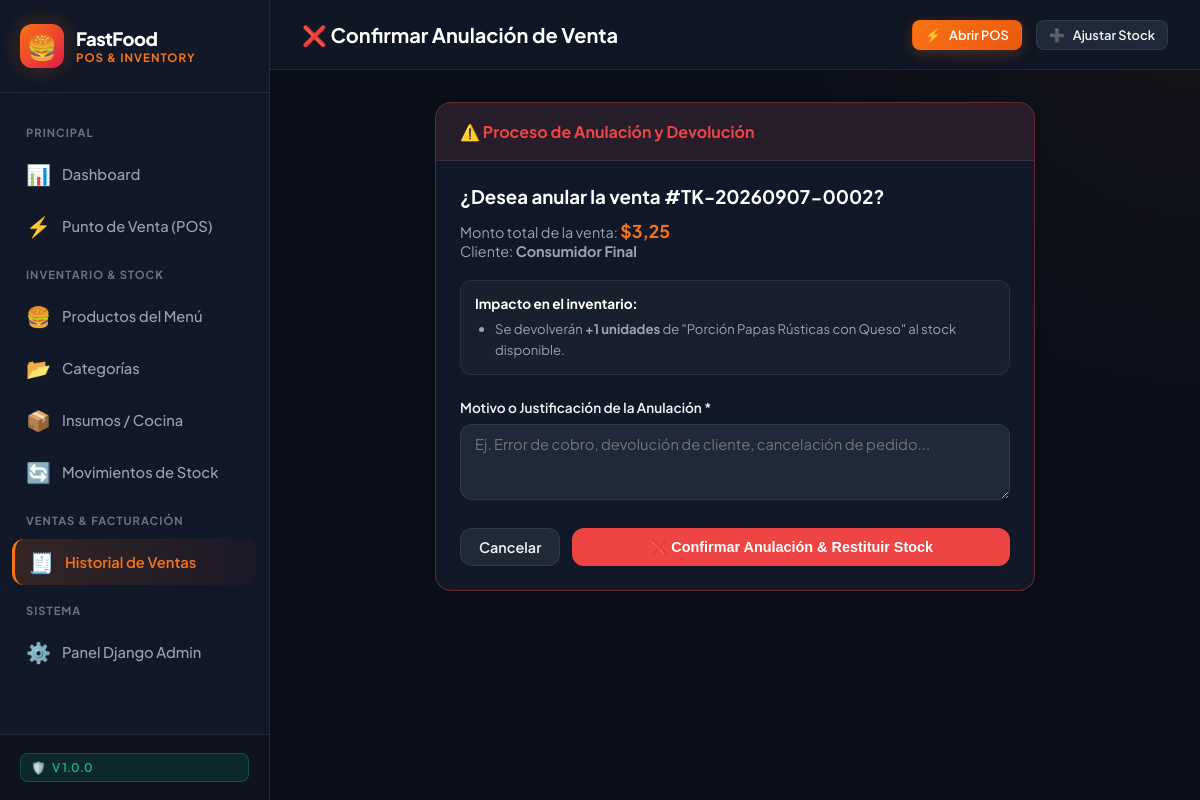
Page /ventas/2/anular/ on the committed database.
### inventory_sales/models.py (models this page shows, shortened)
class Venta(models.Model):
    METODOS_PAGO = [
        ('EFECTIVO', '💵 Efectivo'),
        ('TARJETA', '💳 Tarjeta de Débito/Crédito'),
        ('TRANSFERENCIA', '📱 Transferencia / QR'),
    ]
    ESTADOS_VENTA = [
        ('COMPLETADA', '✅ Completada'),
        ('ANULADA', '❌ Anulada'),
    ]
    numero_ticket = models.CharField(max_length=30, unique=True, verbose_name="N° Ticket / Factura")
    cliente_nombre = models.CharField(max_length=150, default="Consumidor Final", verbose_name="Nombre del Cliente")
    cliente_identificacion = models.CharField(max_length=20, default="9999999999", verbose_name="RUC / Cédula")
    metodo_pago = models.CharField(max_length=20, choices=METODOS_PAGO, default='EFECTIVO', verbose_name="Método de Pago")
    monto_recibido = models.DecimalField(max_digits=10, decimal_places=2, default=0.00, verbose_name="Monto Recibido ($)")
    cambio = models.DecimalField(max_digits=10, decimal_places=2, default=0.00, verbose_name="Cambio ($)")
    subtotal = models.DecimalField(max_digits=10, decimal_places=2, default=0.00, verbose_name="Subtotal ($)")
    iva = models.DecimalField(max_digits=10, decimal_places=2, default=0.00, verbose_name="IVA (15%) ($)")
    total = models.DecimalField(max_digits=10, decimal_places=2, default=0.00, verbose_name="Total ($)")
    estado = models.CharField(max_length=20, choices=ESTADOS_VENTA, default='COMPLETADA', verbose_name="Estado")
    observaciones = models.TextField(blank=True, verbose_name="Observaciones / Nota")
    creado_en = models.DateTimeField(auto_now_add=True, verbose_name="Fecha y Hora")
    class Meta:
        verbose_name = "Venta"
        verbose_name_plural = "Ventas Realizadas"
        ordering = ['-creado_en']

class DetalleVenta(models.Model):
    venta = models.ForeignKey(Venta, on_delete=models.CASCADE, related_name='detalles', verbose_name="Venta")
    producto = models.ForeignKey(Producto, on_delete=models.PROTECT, related_name='ventas_detalle', verbose_name="Producto")
    cantidad = models.PositiveIntegerField(validators=[MinValueValidator(1)], verbose_name="Cantidad")
    precio_unitario = models.DecimalField(max_digits=10, decimal_places=2, verbose_name="Precio Unitario ($)")
    subtotal = models.DecimalField(max_digits=10, decimal_places=2, verbose_name="Subtotal ($)")
    class Meta:
        verbose_name = "Detalle de Venta"
        verbose_name_plural = "Detalles de Venta"

class Producto(models.Model):
    codigo = models.CharField(max_length=50, unique=True, verbose_name="Código de Producto")
    nombre = models.CharField(max_length=150, verbose_name="Nombre del Producto")
    categoria = models.ForeignKey(Categoria, on_delete=models.CASCADE, related_name='productos', verbose_name="Categoría")
    precio = models.DecimalField(
        max_digits=10,
        decimal_places=2,
        validators=[MinValueValidator(Decimal('0.01'))],
        verbose_name="Precio de Venta ($)"
    )
    costo = models.DecimalField(
        max_digits=10,
        decimal_places=2,
        default=0.00,
        validators=[MinValueValidator(Decimal('0.00'))],
        verbose_name="Costo Estimado ($)"
    )
    stock_disponible = models.PositiveIntegerField(
        default=0,
        verbose_name="Stock Disponible (Unidades)"
    )
    stock_minimo = models.PositiveIntegerField(
        default=5,
        verbose_name="Stock Mínimo de Alerta"
    )
    descripcion = models.TextField(blank=True, verbose_name="Descripción de Ingredientes / Combo")
    emoji = models.CharField(max_length=50, default="🍔", verbose_name="Emoji Representativo")
    activo = models.BooleanField(default=True, verbose_name="Disponible para Venta")
    creado_en = models.DateTimeField(auto_now_add=True, verbose_name="Fecha de Creación")
    actualizado_en = models.DateTimeField(auto_now=True, verbose_name="Última Actualización")
    class Meta:
        verbose_name = "Producto del Menú"
        verbose_name_plural = "Productos del Menú"
        ordering = ['categoria', 'nombre']

### inventory_sales/views.py (the view, shortened to what this page needs)
# urls.py: path('ventas/<int:pk>/anular/', views.anular_venta_view, name='sale_cancel'),
def anular_venta_view(request, pk):
    venta = get_object_or_404(Venta, pk=pk)
    if venta.estado == 'ANULADA':
        messages.warning(request, f"La venta #{venta.numero_ticket} ya se encuentra anulada.")
        return redirect('sale_detail', pk=venta.pk)
    return render(request, 'inventory_sales/sale_confirm_cancel.html', {'venta': venta})

### templates/inventory_sales/sale_confirm_cancel.html (shortened to what this page needs)
{% extends 'base.html' %}
{% block page_title %}❌ Confirmar Anulación de Venta{% endblock %}
{% block content %}
<div style="max-width: 600px; margin: 0 auto;">
    <div class="card" style="border-color: rgba(239, 68, 68, 0.4);">
        <div class="card-header" style="background: rgba(239, 68, 68, 0.1);">
            <strong style="color: var(--danger);">⚠️ Proceso de Anulación y Devolución</strong>
        </div>
        <div class="card-body">
            <h3 style="color: #fff; margin-bottom: 12px;">¿Desea anular la venta #{{ venta.numero_ticket }}?</h3>
            <p style="color: var(--text-muted); font-size: 0.9rem; margin-bottom: 20px;">
                Monto total de la venta: <strong style="color: var(--primary); font-size: 1.1rem;">${{ venta.total|floatformat:2 }}</strong><br>
                Cliente: <strong>{{ venta.cliente_nombre }}</strong>
            </p>
            <div style="background: rgba(255, 255, 255, 0.03); border: 1px solid var(--border-color); border-radius: var(--radius-md); padding: 14px; margin-bottom: 24px;">
                <strong style="color: #fff; font-size: 0.85rem; display: block; margin-bottom: 6px;">Impacto en el inventario:</strong>
                <ul style="color: var(--text-muted); font-size: 0.82rem; padding-left: 20px; line-height: 1.6;">
                    {% for item in venta.detalles.all %}
                        <li>Se devolverán <strong>+{{ item.cantidad }} unidades</strong> de "{{ item.producto.nombre }}" al stock disponible.</li>
                    {% endfor %}
                </ul>
            </div>
            <form method="post">
                <div class="form-group">
                    <label class="form-label" for="motivo">Motivo o Justificación de la Anulación *</label>
                    <textarea name="motivo" id="motivo" class="form-control" rows="3" required placeholder="Ej. Error de cobro, devolución de cliente, cancelación de pedido..."></textarea>
                </div>
                <div style="display: flex; gap: 12px; margin-top: 24px;">
                    <a href="{% url 'sale_detail' venta.pk %}" class="btn btn-secondary">Cancelar</a>
                    <button type="submit" class="btn btn-danger" style="flex: 1;">❌ Confirmar Anulación & Restituir Stock</button>
                </div>
            </form>
        </div>
    </div>
</div>
{% endblock %}

### static/css/styles.css (style rules this page uses)
:root { --bg-main: #0b0f19; --bg-surface: #111827; --bg-card: #1f2937; --bg-card-hover: #283548; --border-color: rgba(255, 255, 255, 0.08); --border-focus: #f97316; --primary: #f97316; --primary-hover: #ea580c; --primary-glow: rgba(249, 115, 22, 0.25); --accent: #e11d48; --accent-glow: rgba(225, 29, 72, 0.25); --success: #10b981; --warning: #f59e0b; --danger: #ef4444; --info: #3b82f6; --text-main: #f3f4f6; --text-muted: #9ca3af; --text-dim: #6b7280; --radius-sm: 8px; --radius-md: 12px; --radius-lg: 16px; --radius-full: 9999px; --shadow-sm: 0 2px 8px rgba(0, 0, 0, 0.2); --shadow-md: 0 4px 20px rgba(0, 0, 0, 0.35); --shadow-glow: 0 0 25px var(--primary-glow); --transition: all 0.25s cubic-bezier(0.4, 0, 0.2, 1); }
* { margin: 0; padding: 0; box-sizing: border-box; }
body { font-family: 'Plus Jakarta Sans', -apple-system, BlinkMacSystemFont, sans-serif; background-color: var(--bg-main); color: var(--text-main); min-height: 100vh; display: flex; overflow-x: hidden; }
.btn { display: inline-flex; align-items: center; justify-content: center; gap: 8px; padding: 9px 18px; border-radius: var(--radius-md); font-size: 0.9rem; font-weight: 600; text-decoration: none; cursor: pointer; border: 1px solid transparent; transition: var(--transition); }
.btn-secondary { background-color: var(--bg-card); border: 1px solid var(--border-color); color: var(--text-main); }
.btn-danger { background-color: var(--danger); color: #fff; }
.card { background-color: var(--bg-surface); border: 1px solid var(--border-color); border-radius: var(--radius-lg); overflow: hidden; box-shadow: var(--shadow-sm); transition: var(--transition); }
.card-header { padding: 18px 24px; border-bottom: 1px solid var(--border-color); display: flex; align-items: center; justify-content: space-between; }
.card-body { padding: 24px; }
.form-group { margin-bottom: 20px; }
.form-label { display: block; font-size: 0.85rem; font-weight: 600; color: var(--text-main); margin-bottom: 8px; }
.form-control, .form-select { width: 100%; background-color: var(--bg-card); border: 1px solid var(--border-color); border-radius: var(--radius-md); padding: 10px 14px; color: #fff; font-size: 0.92rem; font-family: inherit; transition: var(--transition); }

### rows in the picture
Venta: numero_ticket "TK-20260907-0002", total "3,25", cliente_nombre "Consumidor Final"
DetalleVenta: cantidad "1", producto.nombre "Porción Papas Rústicas con Queso"
